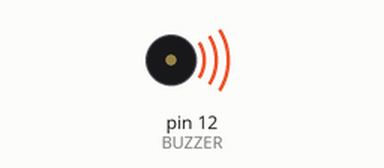
This sketch was run on a simulated Arduino Uno, built with avr-gcc and run on an emulated ATmega328P. On the bench: buzzer (waves = sounding).

Above: at 0.12 s.
At 2.51 s:
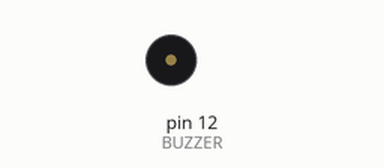
Timing chart, 0 to 3.0 s (numbered marks = the images above):
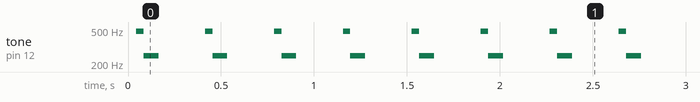

Measured:
- by itself, tone on pin 12 (BUZZER): repeats every 0.37 s: 249 Hz 0.08 s, silent 0.25 s, 483 Hz 0.04 s

The sketch:

ActiveBuzzer.ino
```cpp
// Define Pins
#define BUZZER 12

void setup() {
    pinMode(BUZZER, OUTPUT);
}

void loop() {
    unsigned char i;
    while (1) {
        for (i=0; i<20; i++) {
            digitalWrite(BUZZER, HIGH);
            delay(1);
            digitalWrite(BUZZER, LOW);
            delay(1);
        }
        for (i=0; i<20; i++) {
            digitalWrite(BUZZER, HIGH);
            delay(2);
            digitalWrite(BUZZER, LOW);
            delay(2);
        }

        delay(250);
    }
}
```
